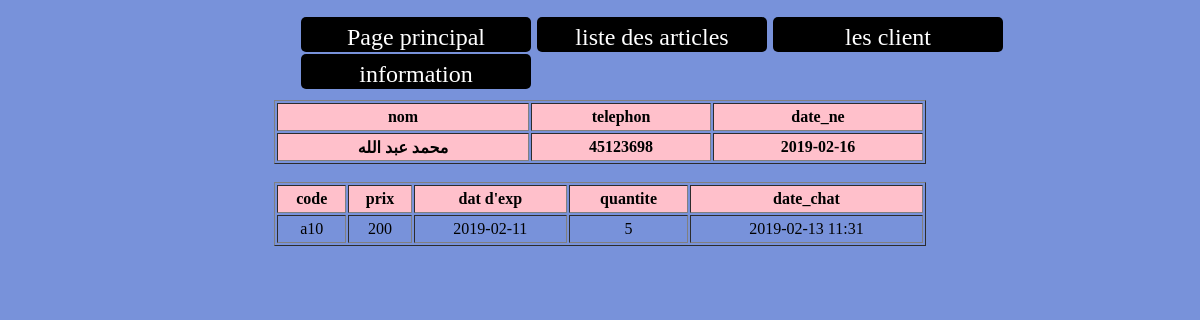
The app's page /artisles_client.php?c_id=1 with its own data.
### tables this page shows
CREATE TABLE `client` (
  `id` int(11) NOT NULL,
  `nom` varchar(250) NOT NULL,
  `numero_tel` bigint(20) NOT NULL,
  `date` varchar(250) NOT NULL
);

CREATE TABLE `article` (
  `id` int(11) NOT NULL,
  `code` varchar(250) NOT NULL,
  `prix` int(11) NOT NULL,
  `p_vente` int(11) NOT NULL,
  `date_expi` varchar(250) NOT NULL,
  `qte` int(11) NOT NULL,
  `qte_v` int(11) DEFAULT '0',
  `e_id` int(11) NOT NULL
);

CREATE TABLE `article_client` (
  `id` int(11) NOT NULL,
  `c_id` int(11) NOT NULL,
  `a_id` int(11) NOT NULL,
  `qte` int(11) NOT NULL,
  `terminer` tinyint(1) NOT NULL DEFAULT '0',
  `date_chat` varchar(250) NOT NULL
);

### artisles_client.php (the view, shortened to what this page needs)
<!DOCTYPE html>
<html>
<head>
</head>
<body>
<ul>
<li><a href="index1.php">Page principal</a></li>
	<li><a href="liste_articles.php">liste des articles</a></li>
	<li><a href="client.php">les client</a></li>
	  <li><a>information</a>
	 </li>
</ul>
<?php
include_once 'config.php';
$c_id = isset($_GET['c_id']) ? $_GET['c_id'] : null ;
$sq = "select * from client  where id=$c_id";
$res = mysqli_query($db, $sq);echo "<div><table border align='center'><tr><th>nom</th><th>telephon</th><th>date_ne</th>";
while($l=mysqli_fetch_row($res)){
	echo "<tr><th>".$l[1]."</th>";
	echo "<th>".$l[2]."</th>";
	echo "<th>".$l[3]."</th></tr>";
}echo "</table>";
$sql = "SELECT article.code, article.p_vente, article.date_expi, article_client.qte, article_client.date_chat FROM article INNER JOIN article_client ON article.id=article_client.a_id  WHERE article_client.c_id = '$c_id'";
$result = mysqli_query($db, $sql);
echo "<table border align='center'><tr><th>code</th><th>prix</th><th>dat d'exp</th><th>quantite</th><th>date_chat</th></tr>";
while($li=mysqli_fetch_row($result)){
	echo"<tr><td>".$li[0]."</td>";
	echo"<td>".$li[1]."</td>";
	echo"<td>".$li[2]."</td>";
	echo"<td>".$li[3]."</td>";
	echo"<td>".date('Y-m-d H:s',$li[4])."</td></tr>";
}echo "</div>";
?>
</body>

### artisles_client.php (style rules this page uses)
body { background:#2c55c6a3; }
div { margin-top:100px; }
table { width:55%; margin-top:18px; }
table tr { height:28px; text-align:center; }
table tr th { background:pink; }
ul { display:inline; list-style:none; color:white; padding:0px;left:25%; top: 0; position:absolute; }
ul li { display:inline-block; text-align:center; width:230px; height:35px; background-color:black; opacity:1.7; line-height :40px; text-align:center; margin-left:2px; position:relative; margin:1px;padding:0px; border-radius:5px; }
ul li a { text-decoration:none; color:white; font-size:24px; }

### records on screen
client: nom "محمد عبد الله", numero_tel "45123698", date "2019-02-16"
article: code "a10", p_vente "200", date_expi "2019-02-11", article_client.qte "5", article_client.date_chat "2019-02-13 11:31"
